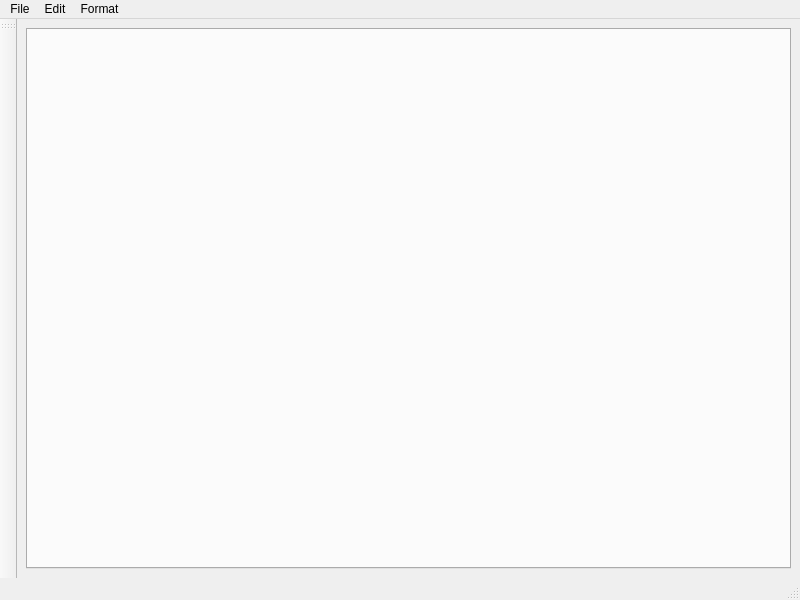
<?xml version="1.0" encoding="UTF-8"?>
<ui version="4.0">
 <class>TextEditor</class>
 <widget class="QMainWindow" name="TextEditor">
  <property name="geometry">
   <rect>
    <x>0</x>
    <y>0</y>
    <width>800</width>
    <height>600</height>
   </rect>
  </property>
  <property name="windowTitle">
   <string>TextEditor</string>
  </property>
  <widget class="QWidget" name="centralwidget">
   <layout class="QHBoxLayout" name="horizontalLayout">
    <item>
     <widget class="QTabWidget" name="tabWidget">
     </widget>
    </item>
   </layout>
  </widget>
  <widget class="QStatusBar" name="statusbar"/>
  <widget class="QMenuBar" name="menubar">
   <property name="geometry">
    <rect>
     <x>0</x>
     <y>0</y>
     <width>800</width>
     <height>23</height>
    </rect>
   </property>
   <widget class="QMenu" name="menuFile">
    <property name="title">
     <string>File</string>
    </property>
    <addaction name="actionNew_File"/>
    <addaction name="actionNew_Table"/>
    <addaction name="separator"/>
    <addaction name="actionOpen_File"/>
    <addaction name="separator"/>
    <addaction name="actionSave"/>
    <addaction name="actionSave_As"/>
    <addaction name="separator"/>
    <addaction name="actionClose"/>
    <addaction name="actionClose_All"/>
    <addaction name="actionMarkdown_Preview"/>
   </widget>
   <widget class="QMenu" name="menuEdit">
    <property name="title">
     <string>Edit</string>
    </property>
    <addaction name="actionUndo"/>
    <addaction name="actionRedo"/>
    <addaction name="separator"/>
    <addaction name="actionCopy"/>
    <addaction name="actionCut"/>
    <addaction name="actionPaste"/>
    <addaction name="separator"/>
    <addaction name="actionFind"/>
    <addaction name="actionReplace"/>
    <addaction name="separator"/>
    <addaction name="actionClear"/>
    <addaction name="actionRestore"/>
   </widget>
   <widget class="QMenu" name="menuFormat">
    <property name="title">
     <string>Format</string>
    </property>
    <addaction name="actionSet_Font"/>
    <addaction name="actionSet_Color"/>
    <addaction name="actionSet_Margin"/>
   </widget>
   <addaction name="menuFile"/>
   <addaction name="menuEdit"/>
   <addaction name="menuFormat"/>
  </widget>
  <widget class="QToolBar" name="toolBar">
   <property name="windowTitle">
    <string>toolBar</string>
   </property>
   <attribute name="toolBarArea">
    <enum>LeftToolBarArea</enum>
   </attribute>
   <attribute name="toolBarBreak">
    <bool>false</bool>
   </attribute>
  </widget>
  <action name="actionNew_File">
   <property name="icon">
    <iconset resource="resources.qrc">
     <normaloff>:/files/images/add-file-64.png</normaloff>:/files/images/add-file-64.png</iconset>
   </property>
   <property name="text">
    <string>&amp;New File</string>
   </property>
   <property name="shortcut">
    <string>Ctrl+N</string>
   </property>
  </action>
  <action name="actionNew_Table">
   <property name="icon">
    <iconset resource="resources.qrc">
     <normaloff>:/files/images/table_64.png</normaloff>:/files/images/table_64.png</iconset>
   </property>
   <property name="text">
    <string>N&amp;ew Table</string>
   </property>
   <property name="shortcut">
    <string>Shift+N</string>
   </property>
  </action>
  <action name="actionOpen_File">
   <property name="icon">
    <iconset resource="resources.qrc">
     <normaloff>:/files/images/load-64.png</normaloff>:/files/images/load-64.png</iconset>
   </property>
   <property name="text">
    <string>&amp;Open File</string>
   </property>
   <property name="shortcut">
    <string>Ctrl+O</string>
   </property>
  </action>
  <action name="actionSave">
   <property name="icon">
    <iconset resource="resources.qrc">
     <normaloff>:/files/images/save-64.png</normaloff>:/files/images/save-64.png</iconset>
   </property>
   <property name="text">
    <string>&amp;Save</string>
   </property>
   <property name="shortcut">
    <string>Ctrl+S</string>
   </property>
  </action>
  <action name="actionSave_As">
   <property name="icon">
    <iconset resource="resources.qrc">
     <normaloff>:/files/images/save-64.png</normaloff>:/files/images/save-64.png</iconset>
   </property>
   <property name="text">
    <string>Sa&amp;ve As</string>
   </property>
   <property name="shortcut">
    <string>Ctrl+Shift+S</string>
   </property>
  </action>
  <action name="actionClose">
   <property name="icon">
    <iconset resource="resources.qrc">
     <normaloff>:/files/images/close.png</normaloff>:/files/images/close.png</iconset>
   </property>
   <property name="text">
    <string>&amp;Close</string>
   </property>
   <property name="shortcut">
    <string>Ctrl+Q</string>
   </property>
  </action>
  <action name="actionClose_All">
   <property name="icon">
    <iconset resource="resources.qrc">
     <normaloff>:/files/images/close.png</normaloff>:/files/images/close.png</iconset>
   </property>
   <property name="text">
    <string>C&amp;lose All</string>
   </property>
   <property name="shortcut">
    <string>Ctrl+Shift+Q</string>
   </property>
  </action>
  <action name="actionMarkdown_Preview">
   <property name="icon">
    <iconset resource="resources.qrc">
     <normaloff>:/files/images/close.png</normaloff>:/files/images/close.png</iconset>
   </property>
   <property name="text">
    <string>&amp;Markdown Preview</string>
   </property>
   <property name="shortcut">
    <string>Ctrl+Shift+P</string>
   </property>
  </action>
  <action name="actionCopy">
   <property name="icon">
    <iconset resource="resources.qrc">
     <normaloff>:/files/images/copy-64.png</normaloff>:/files/images/copy-64.png</iconset>
   </property>
   <property name="text">
    <string>&amp;Copy</string>
   </property>
   <property name="shortcut">
    <string>Ctrl+C</string>
   </property>
  </action>
  <action name="actionCut">
   <property name="icon">
    <iconset resource="resources.qrc">
     <normaloff>:/files/images/cut-64.png</normaloff>:/files/images/cut-64.png</iconset>
   </property>
   <property name="text">
    <string>C&amp;ut</string>
   </property>
   <property name="shortcut">
    <string>Ctrl+X</string>
   </property>
  </action>
  <action name="actionPaste">
   <property name="icon">
    <iconset resource="resources.qrc">
     <normaloff>:/files/images/clipboard_64.png</normaloff>:/files/images/clipboard_64.png</iconset>
   </property>
   <property name="text">
    <string>&amp;Paste</string>
   </property>
   <property name="shortcut">
    <string>Ctrl+V</string>
   </property>
  </action>
  <action name="actionBold">
   <property name="text">
    <string>Bold</string>
   </property>
  </action>
  <action name="actionItalic">
   <property name="text">
    <string>Italic</string>
   </property>
  </action>
  <action name="actionUnderlina">
   <property name="text">
    <string>Underline</string>
   </property>
  </action>
  <action name="actionFind">
   <property name="icon">
    <iconset resource="resources.qrc">
     <normaloff>:/files/images/search-2-64.png</normaloff>:/files/images/search-2-64.png</iconset>
   </property>
   <property name="text">
    <string>&amp;Find</string>
   </property>
   <property name="shortcut">
    <string>Ctrl+F</string>
   </property>
  </action>
  <action name="actionReplace">
   <property name="icon">
    <iconset resource="resources.qrc">
     <normaloff>:/files/images/sort_64.png</normaloff>:/files/images/sort_64.png</iconset>
   </property>
   <property name="text">
    <string>&amp;Replace</string>
   </property>
   <property name="shortcut">
    <string>Ctrl+R</string>
   </property>
  </action>
  <action name="actionUndo">
   <property name="icon">
    <iconset resource="resources.qrc">
     <normaloff>:/files/images/undo-64.png</normaloff>:/files/images/undo-64.png</iconset>
   </property>
   <property name="text">
    <string>U&amp;ndo</string>
   </property>   
   <property name="shortcut">
    <string>Ctrl+Z</string>
   </property>
  </action>
  <action name="actionRedo">
   <property name="icon">
    <iconset resource="resources.qrc">
     <normaloff>:/files/images/redo-64.png</normaloff>:/files/images/redo-64.png</iconset>
   </property>
   <property name="text">
    <string>R&amp;edo</string>
   </property>
   <property name="shortcut">
    <string>Ctrl+Y</string>
   </property>
  </action>
  <action name="actionSet_Font">
   <property name="icon">
    <iconset resource="resources.qrc">
     <normaloff>:/files/images/add-file-64.png</normaloff>:/files/images/add-file-64.png</iconset>
   </property>
   <property name="text">
    <string>&amp;Set Font</string>
   </property>
   <property name="shortcut">
    <string>Ctrl+Shift+F</string>
   </property>
  </action>
  <action name="actionSet_Color">
   <property name="icon">
    <iconset resource="resources.qrc">
     <normaloff>:/files/images/add-file-64.png</normaloff>:/files/images/add-file-64.png</iconset>
   </property>
   <property name="text">
    <string>&amp;Set Color</string>
   </property>
   <property name="shortcut">
    <string>Ctrl+P</string>
   </property>
  </action>
  <action name="actionSet_Margin">
   <property name="icon">
    <iconset resource="resources.qrc">
     <normaloff>:/files/images/add-file-64.png</normaloff>:/files/images/add-file-64.png</iconset>
   </property>
   <property name="text">
    <string>&amp;Set Margin</string>
   </property>
   <property name="shortcut">
    <string>Ctrl+M</string>
   </property>
  </action>
  <action name="actionClear">
   <property name="icon">
    <iconset resource="resources.qrc">
     <normaloff>:/files/images/add-file-64.png</normaloff>:/files/images/add-file-64.png</iconset>
   </property>
   <property name="text">
    <string>C&amp;lear</string>
   </property>
   <property name="shortcut">
    <string>Shift+C</string>
   </property>
  </action>
  <action name="actionRestore">
   <property name="icon">
    <iconset resource="resources.qrc">
     <normaloff>:/files/images/add-file-64.png</normaloff>:/files/images/add-file-64.png</iconset>
   </property>
   <property name="text">
    <string>R&amp;estore</string>
   </property>
   <property name="shortcut">
    <string>Shift+R</string>
   </property>
  </action>
 </widget>
 <resources>
  <include location="resources.qrc"/>
 </resources>
 <connections/>
</ui>
